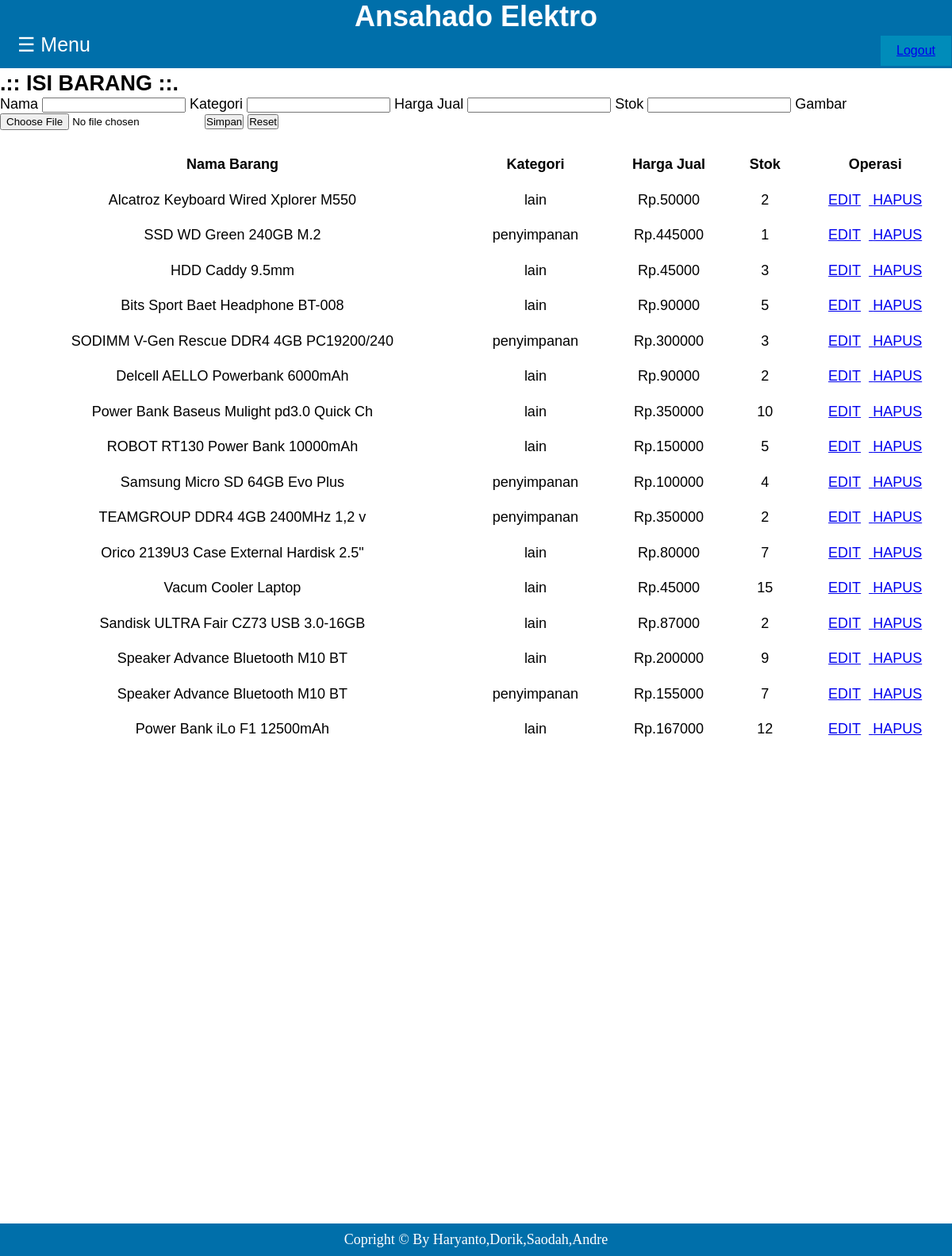
Page /Project/inputbarang.php on the committed database.
### tables this page shows
CREATE TABLE `barang` (
  `idbarang` int(11) NOT NULL,
  `nama` varchar(40) NOT NULL,
  `kategori` varchar(30) NOT NULL,
  `harga` int(11) NOT NULL DEFAULT '0',
  `stok` int(11) NOT NULL DEFAULT '0',
  `foto` varchar(70) NOT NULL DEFAULT ' '
);

### Project/inputbarang.php (the view, shortened to what this page needs)
<?php
include "koneksiproduk.php";
$sql = "select * from barang";
$hasil = mysqli_query($conn, $sql);
?>
<!DOCTYPE html>
<html>
<head>
  <link rel="stylesheet" href="style.css">
  <link rel="stylesheet" href="tabel.css">
</head>
<body>
<header>
<div id="judul">
<h1 align="center">Ansahado Elektro</h1></div>
<div class="menu">
	<button class="tombol"><a href="logout.php">Logout</a></button>
  <label class="fa fa-bars menu-bar" for="tag-menu"><a>&#9776; Menu</a>
  </label>
  </div>
</header>
<div class="content">
<h2>.:: ISI BARANG ::.</h2>
<form action="simpanproduk.php" method="post" enctype="multipart/form-data">
	<tr>
		<td>Nama</td>
		<td><input type="text" name="nama"/></td>
	</tr>
	<tr>
		<td>Kategori</td>
		<td><input type="text" name="kategori"/></td>
	</tr>
	<tr>
		<td>Harga Jual</td>
		<td><input type="text" name="harga"/></td>
	</tr>
	<tr>
		<td>Stok</td>
		<td><input type="text" name="stok"/></td>
	</tr>
	<tr>
		<td>Gambar </td>
		<td><input type="file" name="foto"></td>
	</tr>
	<tr>
		<td>
		<input type="submit" value="Simpan" name="proses"/>
		<input type="reset" value="Reset" name="reset"/>
		</td></tr>
<form><br/><br/>
<table border="1">
	<tr>
		<th>Nama Barang</th>
		<th>Kategori</th>
		<th>Harga Jual</th>
		<th>Stok</th>
		<th>Operasi</th>
	</tr>
	<?php
		while($row=mysqli_fetch_assoc($hasil)){
			echo "<tr>";
			echo "<td>".$row['nama']."</td>";
			echo "<td>".$row['kategori']."</td>";
			echo "<td>Rp.".$row['harga']."</td>";
			echo "<td>".$row['stok']."</td>";
			echo "<td>";
			echo "<a href='barang_edit.php?idbarang=".$row['idbarang']."'>
					EDIT</a>";
			echo "<a href='barang_hapus.php?idbarang=".$row['idbarang']."'>
					HAPUS</a>";
			echo "</td>";
			echo "</tr>";
		}
	?>
	</table>
</div>
  <div class="footer"><p align="center">Copright &copy; by Haryanto,Dorik,Saodah,Andre</p></div>
  </body>
</html>

### Project/style.css (style rules this page uses)
* { padding:0; margin:0; }
body { font-family:Verdana, Geneva, sans-serif; font-size:18px; background-color:#FFF; }
header { width:100%; background-color:#006faa ; position:fixed; }
.menu-bar { color:#FFF; font-size:25px; cursor:pointer; padding:10px 12px; margin-left:10px; margin-top:5px; margin-bottom:5px; }
#judul { color:#FFF; }
.tombol { float:right; background-color:#008CBA; border:none; color:white; padding:10px 20px; text-align:center; text-decoration:none; display:inline-block; font-size:16px; margin:3px 1px; cursor:pointer; }
.content { padding: 90px 0 0 0; }
.footer { position:absolute; text-transform:capitalize; width:100%; margin-top:50%; background-color:#006faa; color:white; padding:10px 0; font-family:"Times New Roman", Times, serif; }

### Project/tabel.css (style rules this page uses)
table { border-collapse: collapse; margin: 0; padding: 0; width: 100%; }
table tr { border:1px solid white; padding: .35em; }
table th, table td { padding: .625em; text-align: center; border:1px solid white; }

### rows in the picture
barang: nama "Alcatroz Keyboard Wired Xplorer M550", kategori "lain", harga "50000", stok "2"
barang: nama "SSD WD Green 240GB M.2", kategori "penyimpanan", harga "445000", stok "1"
barang: nama "HDD Caddy 9.5mm", kategori "lain", harga "45000", stok "3"
barang: nama "Bits Sport Baet Headphone BT-008", kategori "lain", harga "90000", stok "5"
barang: nama "SODIMM V-Gen Rescue DDR4 4GB PC19200/240", kategori "penyimpanan", harga "300000", stok "3"
barang: nama "Delcell AELLO Powerbank 6000mAh", kategori "lain", harga "90000", stok "2"
barang: nama "Power Bank Baseus Mulight pd3.0 Quick Ch", kategori "lain", harga "350000", stok "10"
barang: nama "ROBOT RT130 Power Bank 10000mAh", kategori "lain", harga "150000", stok "5"
barang: nama "Samsung Micro SD 64GB Evo Plus", kategori "penyimpanan", harga "100000", stok "4"
barang: nama "TEAMGROUP DDR4 4GB 2400MHz 1,2 v", kategori "penyimpanan", harga "350000", stok "2"
barang: nama "Orico 2139U3 Case External Hardisk 2.5\"", kategori "lain", harga "80000", stok "7"
barang: nama "Vacum Cooler Laptop", kategori "lain", harga "45000", stok "15"
barang: nama "Sandisk ULTRA Fair CZ73 USB 3.0-16GB", kategori "lain", harga "87000", stok "2"
barang: nama "Speaker Advance Bluetooth M10 BT", kategori "lain", harga "200000", stok "9"
barang: nama "Speaker Advance Bluetooth M10 BT", kategori "penyimpanan", harga "155000", stok "7"
barang: nama "Power Bank iLo F1 12500mAh", kategori "lain", harga "167000", stok "12"
